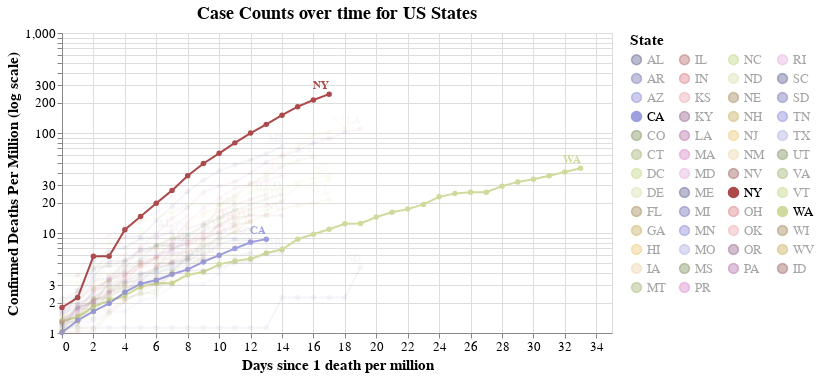

Notebook code cell kept with this figure:
### Code cell
#hide_input
make_death_chart_per_capita(['US'])

### Figure 1 — Vega-Lite specification as saved in the notebook (floating-point values rounded to 4 significant figures; data arrays with more than 128 entries replaced by an {"elided": "..."} marker saying what was removed)
{"config": {"view": {"continuousWidth": 400, "continuousHeight": 300}, "axis": {"labelFontSize": 13, "titleFontSize": 15}, "legend": {"labelFontSize": 13, "titleFontSize": 15}, "title": {"fontSize": 18}}, "layer": [{"mark": {"type": "line", "point": true}, "encoding": {"color": {"type": "nominal", "field": "State", "legend": {"columns": 4, "symbolLimit": 57}, "scale": {"scheme": "category20b"}}, "opacity": {"condition": {"value": 1, "selection": "selector004"}, "value": 0.05}, "tooltip": [{"type": "temporal", "field": "date"}, {"type": "nominal", "field": "State"}, {"type": "quantitative", "field": "Confirmed Cases"}, {"type": "quantitative", "field": "Confirmed Deaths"}, {"type": "quantitative", "field": "population"}, {"type": "quantitative", "field": "deaths_per_m"}, {"type": "quantitative", "field": "cases_per_m"}, {"type": "quantitative", "field": "Days since 100 cases"}, {"type": "quantitative", "field": "Days since first death"}], "x": {"type": "quantitative", "field": "Days since 1 death per million"}, "y": {"type": "quantitative", "field": "deaths_per_m", "scale": {"type": "log"}, "title": "Confirmed Deaths Per Million (log scale)"}}, "selection": {"selector004": {"type": "multi", "fields": ["State"], "bind": "legend", "init": [{"State": "US"}, {"State": "CA"}, {"State": "WA"}, {"State": "NY"}]}}, "width": 550}, {"mark": {"type": "text", "align": "right", "dy": -8, "fontWeight": "bold"}, "encoding": {"color": {"type": "nominal", "field": "State", "legend": {"columns": 4, "symbolLimit": 57}, "scale": {"scheme": "category20b"}}, "opacity": {"condition": {"value": 1, "selection": "selector004"}, "value": 0.05}, "text": {"type": "nominal", "field": "State"}, "tooltip": [{"type": "temporal", "field": "date"}, {"type": "nominal", "field": "State"}, {"type": "quantitative", "field": "Confirmed Cases"}, {"type": "quantitative", "field": "Confirmed Deaths"}, {"type": "quantitative", "field": "population"}, {"type": "quantitative", "field": "deaths_per_m"}, {"type": "quantitative", "field": "cases_per_m"}, {"type": "quantitative", "field": "Days since 100 cases"}, {"type": "quantitative", "field": "Days since first death"}], "x": {"type": "quantitative", "field": "Days since 1 death per million"}, "y": {"type": "quantitative", "field": "deaths_per_m", "scale": {"type": "log"}, "title": "Confirmed Deaths Per Million (log scale)"}}, "transform": [{"filter": "(datum['date'] >= 1586131200000)"}], "width": 550}], "data": {"name": "data-682931d3cf9fe779c8b566ee32939d0f"}, "title": "Case Counts over time for US States", "$schema": "https://vega.github.io/schema/vega-lite/v4.8.1.json", "datasets": {"data-682931d3cf9fe779c8b566ee32939d0f": {"elided": "630 records"}}}
